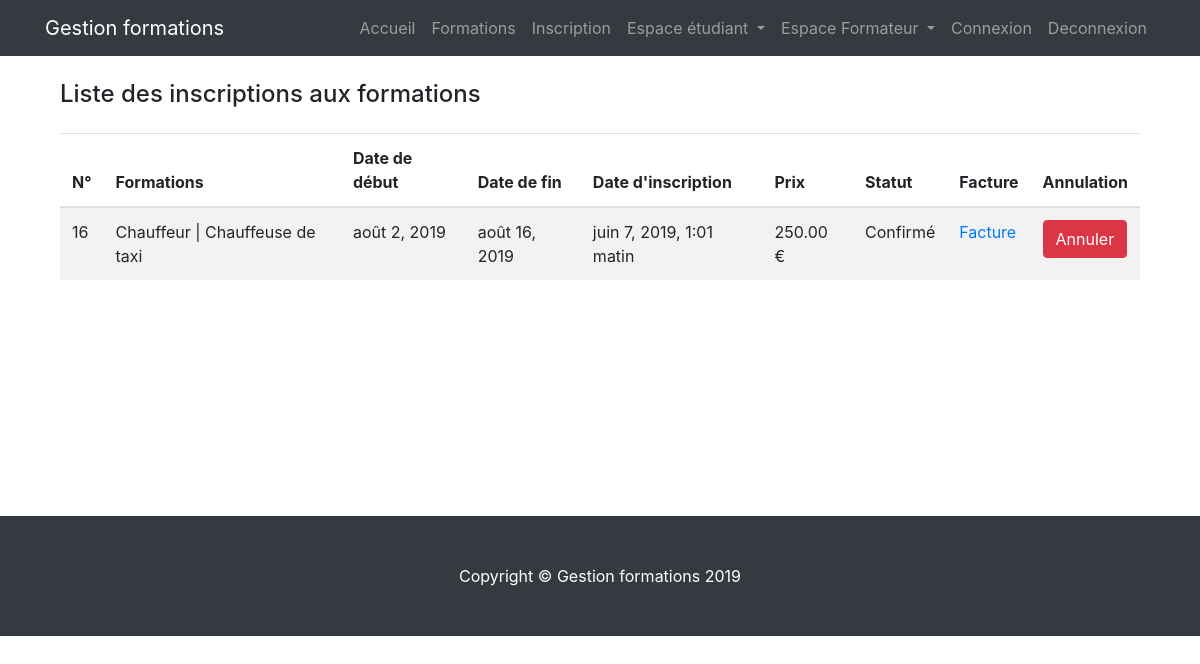
The app's page /training/my_training/ (signed in), older data.
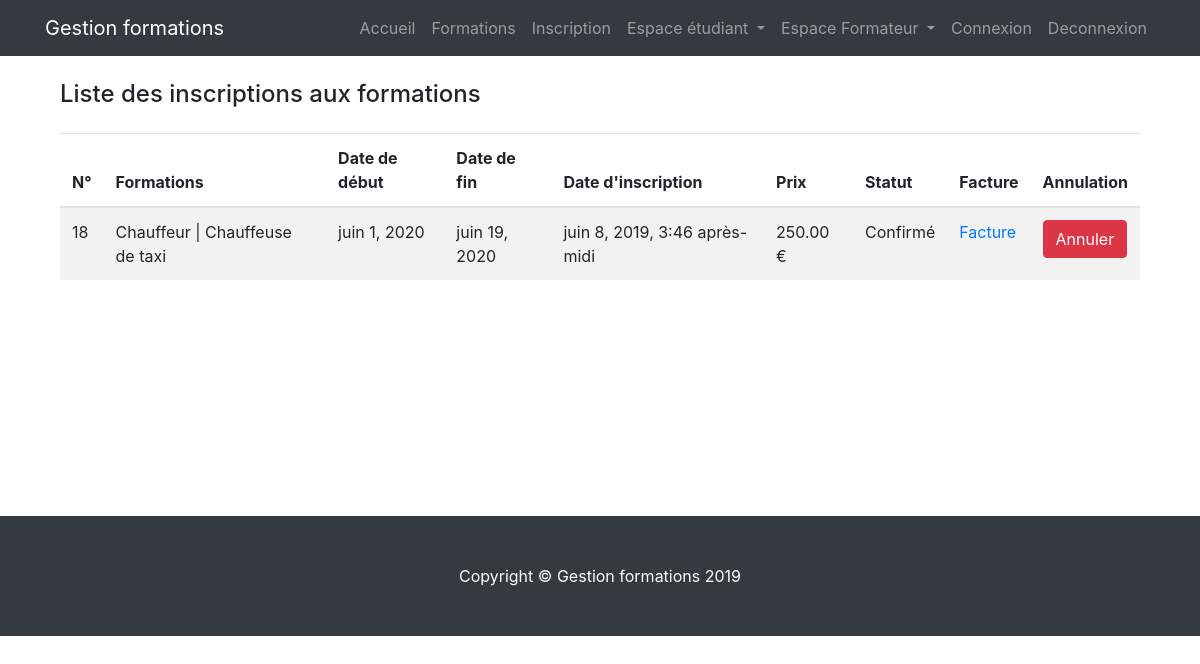
The same page, newer data.
### booking/models.py (models this page shows, shortened)
class RegistrationSession(models.Model):
    session=models.ForeignKey(Session,verbose_name='Session',on_delete=models.CASCADE)
    student=models.ForeignKey(Profile,verbose_name='Etudiant',on_delete=models.CASCADE,limit_choices_to={'user_type': 1})
    date_of_registration=models.DateTimeField(verbose_name="Date d' inscription",auto_now=True,null=True)
    STATUS = (
            (1, 'En Attente'),
            (2, 'Confirmé'),
            (3, 'Annulé'),
        )
    status = models.PositiveSmallIntegerField(verbose_name='Statut',choices=STATUS,default=1)
    class Meta:
        verbose_name="Inscription à une session"
        verbose_name_plural='Inscription aux sessions'
    """
    Méthode qui permet de savoir le nombre de place déja réservée pour une session determinée.
    """
    """
    Méthode qui permet de voir le nombre de place disponible
    pour une session de formation transmise en paramètre.

    """

### training/models.py (models this page shows, shortened)
class Session(models.Model):
    date_of_begin=models.DateField(verbose_name='Date de début',null=True)
    date_of_finish=models.DateField(verbose_name='Date de fin',null=True)
    seats_max=models.IntegerField(verbose_name='Nombre de places',null=True)
    training = models.ForeignKey(Training, on_delete=models.CASCADE)
    teacher = models.ForeignKey(Profile, on_delete=models.CASCADE, verbose_name='Formateur',
                                limit_choices_to={'user_type': 2},default=2)
    full=models.BooleanField(verbose_name='Complet',default=False)
    class Meta:
        verbose_name='Session'
        verbose_name_plural = 'Sessions'

class Training(models.Model):
    name=models.CharField(verbose_name='Nom de la formation', max_length=150)
    description=models.TextField(verbose_name='Description')
    price=models.DecimalField(verbose_name='Prix',max_digits=6,decimal_places=2)
    category=models.ForeignKey(Category,on_delete=models.CASCADE, verbose_name='Catégorie')
    number_hours=models.IntegerField(verbose_name='Nombre d''heures')
    image_training = models.ImageField(verbose_name='Image Formation',upload_to='training', blank=True)
    image_thumbnail = ImageSpecField(source='image_training',
                                      processors=[ResizeToFill(700, 400)],
                                      format='JPEG',
                                      options={'quality': 99})
    image_detail_thumbnail = ImageSpecField(source='image_training',
                                     processors=[ResizeToFill(900, 400)],
                                     format='JPEG',
                                     options={'quality': 99})
    class Meta:
        verbose_name='Formation'
        verbose_name_plural = 'Formations'

### training/views.py (the view)
# urls.py: path('my_training/',views.my_training,name='my_training'),
def my_training(request):
    current_user=request.user.profile
    booking_user=RegistrationSession.objects.filter(student=current_user).exclude(status=3)
    return render(request,'training/my_training.html',{'booking_user':booking_user})

### training/templates/training/my_training.html (shortened to what this page needs)
{% extends 'base.html' %}
{% load crispy_forms_tags %}
{% block content %}
<div class="container">
    <div class="row">
        <div class="col-sm-12">
            <h4 class="my-4">Liste des inscriptions aux formations</h4>
            {% if not booking_user %}
                <p>Vous n'avez pas d'inscription ! </p>
            {% else %}
                <table class="table table-striped">
                      <thead>
                        <tr>
                          <th scope="col">N°</th>
                          <th scope="col">Formations</th>
                          <th scope="col">Date de début</th>
                          <th scope="col">Date de fin</th>
                          <th scope="col">Date d'inscription</th>
                          <th scope="col">Prix</th>
                          <th scope="col">Statut</th>
                          <th scope="col">Facture</th>
                          <th scope="col">Annulation</th>
                        </tr>
                      </thead>
                      <tbody>
                            {% for booking in booking_user  %}
                                <tr>
                                    <form class="update_status" method="POST" action="{% url 'training:update_registration' id_registration=booking.pk %}">
                                        <td>{{booking.id}}</td>
                                        <td>{{booking.session.training.name}}</td>
                                        <td>{{booking.session.date_of_begin}}</td>
                                        <td>{{booking.session.date_of_finish}}</td>
                                        <td>{{booking.date_of_registration}}</td>
                                        <td>{{booking.session.training.price}} €</td>
                                        <td>{{booking.get_status_display}}</td>
                                        <td><a href="{% url 'billing:print_invoice' id_session=booking.session.pk %}">Facture</a></td>
                                        <td><input type="submit" class="btn btn-danger" value="Annuler"></td>
                                    </form>
                                </tr>
                            {% endfor%}
                      </tbody>
                </table>
            {% endif %}
        </div>
    </div>
</div>
{% endblock content %}

Row changes from the older to the newer data that the page shows:
no longer on this page (row edited): RegistrationSession: id "16", session.training.name "Chauffeur | Chauffeuse de taxi", session.date_of_begin "août 2, 2019", session.date_of_finish "août 16, 2019", date_of_registration "juin 7, 2019, 1:01 matin", session.training.price "250.00", status "Confirmé"
added RegistrationSession: id "18", session.training.name "Chauffeur | Chauffeuse de taxi", session.date_of_begin "juin 1, 2020", session.date_of_finish "juin 19, 2020", date_of_registration "juin 8, 2019, 3:46 après-midi", session.training.price "250.00", status "Confirmé"
